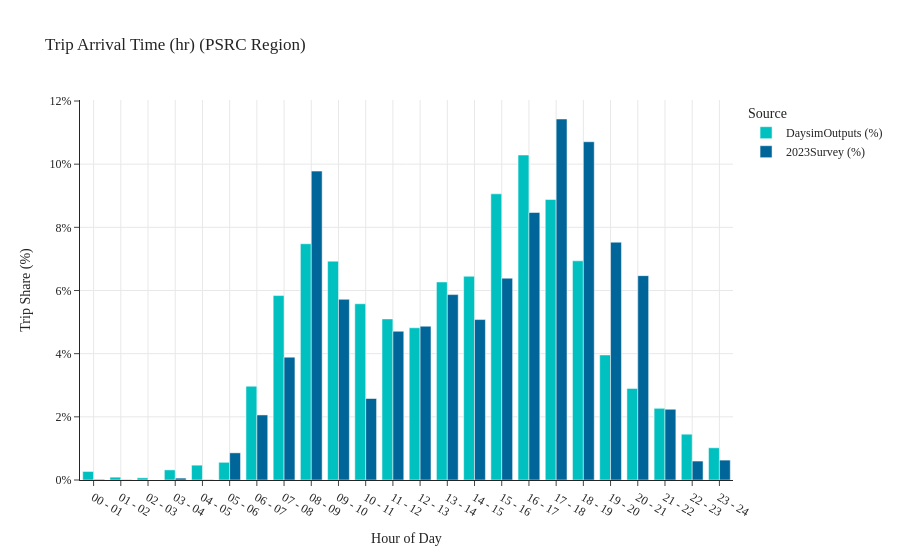

The cell this chart's notebook holds for it:
### Code cell
import copy
_data_daysim = copy.deepcopy(data_daysim)
_data_survey = copy.deepcopy(data_survey)
_data_fullsurvey = copy.deepcopy(data_fullsurvey)
fname_tail, data_daysim_bkr, data_survey_bkr, data_fullsurvey_bkr = \
    get_data(data1=_data_daysim, data2=_data_survey, data3=_data_fullsurvey, taz_subarea=taz_subarea, if_region=False)
arr_time_by_hr(data1=data_daysim_bkr, data3=data_fullsurvey_bkr, tag='PSRC Region')

### Figure 1 — Plotly figure (JSON) as saved in the notebook; plotly's stock layout.template omitted (floating-point values rounded to 4 significant figures)
{"data": [{"alignmentgroup": "True", "hovertemplate": "Source=DaysimOutputs (%)<br>Arrival Hour=%{x}<br>Trip Arrival Time (hr)=%{y}<extra></extra>", "legendgroup": "DaysimOutputs (%)", "marker": {"color": "#00C0C0", "pattern": {"shape": ""}}, "name": "DaysimOutputs (%)", "offsetgroup": "DaysimOutputs (%)", "orientation": "v", "showlegend": true, "textposition": "auto", "type": "bar", "x": ["00 - 01", "01 - 02", "02 - 03", "03 - 04", "04 - 05", "05 - 06", "06 - 07", "07 - 08", "08 - 09", "09 - 10", "10 - 11", "11 - 12", "12 - 13", "13 - 14", "14 - 15", "15 - 16", "16 - 17", "17 - 18", "18 - 19", "19 - 20", "20 - 21", "21 - 22", "22 - 23", "23 - 24"], "xaxis": "x", "y": [0.27, 0.09, 0.07, 0.32, 0.47, 0.56, 2.97, 5.84, 7.48, 6.93, 5.58, 5.1, 4.82, 6.27, 6.45, 9.06, 10.29, 8.88, 6.94, 3.96, 2.9, 2.27, 1.45, 1.02], "yaxis": "y"}, {"alignmentgroup": "True", "hovertemplate": "Source=2023Survey (%)<br>Arrival Hour=%{x}<br>Trip Arrival Time (hr)=%{y}<extra></extra>", "legendgroup": "2023Survey (%)", "marker": {"color": "#006598", "pattern": {"shape": ""}}, "name": "2023Survey (%)", "offsetgroup": "2023Survey (%)", "orientation": "v", "showlegend": true, "textposition": "auto", "type": "bar", "x": ["00 - 01", "01 - 02", "02 - 03", "03 - 04", "04 - 05", "05 - 06", "06 - 07", "07 - 08", "08 - 09", "09 - 10", "10 - 11", "11 - 12", "12 - 13", "13 - 14", "14 - 15", "15 - 16", "16 - 17", "17 - 18", "18 - 19", "19 - 20", "20 - 21", "21 - 22", "22 - 23", "23 - 24"], "xaxis": "x", "y": [0.02, 0.01, 0, 0.06, 0.01, 0.86, 2.06, 3.89, 9.78, 5.72, 2.58, 4.71, 4.87, 5.87, 5.08, 6.39, 8.47, 11.43, 10.71, 7.53, 6.47, 2.24, 0.6, 0.63], "yaxis": "y"}], "layout": {"barmode": "group", "legend": {"title": {"text": "Source"}, "tracegroupgap": 0}, "title": {"text": "Trip Arrival Time (hr) (PSRC Region)"}, "xaxis": {"anchor": "y", "domain": [0, 1], "showgrid": true, "title": {"text": "Hour of Day"}}, "yaxis": {"anchor": "x", "domain": [0, 1], "showgrid": true, "ticksuffix": "%", "title": {"text": "Trip Share (%)"}}}}
